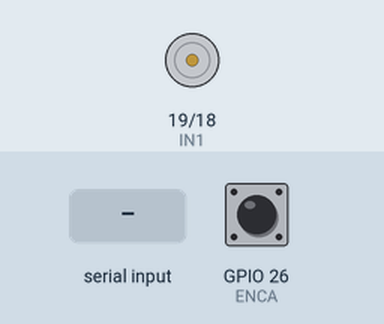
Simulated run of this sketch. Board: ESP32. Shown: motor-driver pin pairs drawn as motors (green arrow = first pin HIGH = forward, orange = second pin HIGH = backward, longer = more drive, scaled by the enable pin). Inputs (shaded band) come from the test bench; at power-on: GPIO 26 (ENCA) HIGH.

Above: at 1.2 s.
1.3 s: "90,45\n" received over Serial
At 2.8 s:
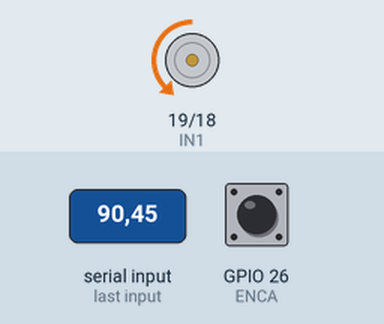
At 3.4 s:
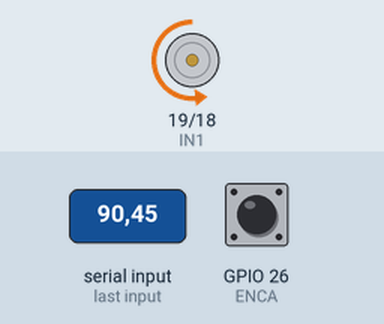
4.3 s: "30,150\n" received over Serial
At 6.0 s:
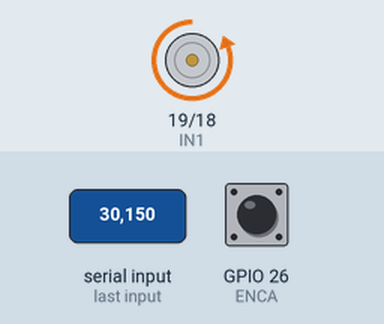
Timing chart, 0 to 7.5 s (numbered marks = the images above; inputs shaded):
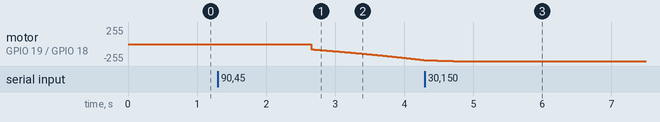

The sketch:

HaslerArduino.ino
```cpp
// Credits to Curio Res for most of this file - https://www.youtube.com/watch?v=HRaZLCBFVDE

#define ENCA 26
#define ENCB 27
#define PWM 20
#define IN1 19
#define IN2 18

//globals
long prevT = 0;
int posPrev = 0;
volatile int pos_i = 0;

static float currentTarget = 0;
int targetSpeed = 0;
int targetMotorSpeed = 0;
float maxRampRate = 150; // RPM per second

float v1Filt = 0;
float v1Prev = 0;

float eintegral = 0;
int k = 0;

void setup() {
  Serial.begin(115200);

  //analogWriteFreq(20000);  // 20kHz, so no more annoying beep from motor
  analogWriteFreq(16000);
  //analogWriteFreq(3000);

  pinMode(ENCA,INPUT);
  pinMode(ENCB,INPUT);
  pinMode(PWM,OUTPUT);
  pinMode(IN1,OUTPUT);
  pinMode(IN2,OUTPUT);

  attachInterrupt(digitalPinToInterrupt(ENCA), readEncoder, RISING);
}

void loop() {
  if (Serial.available()) {
    String input = Serial.readStringUntil('\n'); // Read speed until newline
    targetSpeed = input.toInt();
  }
  targetSpeed = constrain(targetSpeed, 0, 120); // Max speed of the speedometer is 120
  targetMotorSpeed = map(targetSpeed, 0, 120, 0, 800); // Map 120 kph to 800 RPM
  if (targetMotorSpeed > 0) {
    targetMotorSpeed = constrain(targetMotorSpeed, 80, 1000); // Lowest I could get the motor to run - 80 RPM
  }

  // read the position
  int pos = 0;
  float velocity2 = 0;
  noInterrupts();  // Disable interrupts
  pos = pos_i;
  interrupts();    // Re-enable interrupts

  long currT = micros();
  float deltaT = ((float) (currT-prevT))/1.0e6;
  float velocity1 = (pos - posPrev)/deltaT;
  posPrev = pos;
  prevT = currT;

  // Convert count/s to RPM
  //116.68?
  float v1 = velocity1/116.16*60.0; // Encoder has 12 detections per 1/4 of motor revolution, motor has 9.68:1 ratio (12*9.68)

  // Low-pass filter (25 Hz cutoff)
  //v1Filt = 0.854*v1Filt + 0.0728*v1 + 0.0728*v1Prev;
  // Low-pass filter (20 Hz cutoff)
  v1Filt = 0.881*v1Filt + 0.0591*v1 + 0.0591*v1Prev;
  v1Prev = v1;

  // Set a target
  //float vt = 300*(sin(currT/1e6)>0); // 300 RPM target switching with 0
  //float vt = 300; // fixed 300 RPM
  float vt = (float)targetMotorSpeed;

  // Ramp gradually
  if (vt > currentTarget) {
    currentTarget += maxRampRate * deltaT;
    if (currentTarget > vt) currentTarget = vt;
  } else if (vt < currentTarget) {
    currentTarget -= maxRampRate * deltaT;
    if (currentTarget < vt) currentTarget = vt;
  }

  // Compute the control signal u
  float kp = 0.275;
  float ki = 0.175;
  //float e = vt-v1Filt;
  float e = currentTarget-v1Filt;
  eintegral = eintegral + e*deltaT;

  // Anti-windup - limit integral term
  float maxIntegral = 255/ki;
  //float maxIntegral = 1457;
  if(eintegral > maxIntegral) eintegral = maxIntegral;
  if(eintegral < -maxIntegral) eintegral = -maxIntegral;

  float u = kp*e + ki*eintegral;

  // Set the motor speed and direction
  int dir = 1;
  if (u<0){
    dir = -1;
  }
  int pwr = (int) fabs(u);
  if(pwr > 255){
    pwr = 255;
  }

  if (targetMotorSpeed == 0) {
    pwr = 0;
  }

  //float output = ((float)pwr/255)*100;
  setMotor(dir,pwr,PWM,IN1,IN2);

  //if (k % 3 == 0){ // Prevent sending too much data to the Serial con (fucks up frequency for filtering)
  //  Serial.print("0.0, ");
  //  Serial.print("1200.0, ");
  //  Serial.print(vt);
  //  Serial.print(" ");
  //  Serial.print(v1Filt);
  //  Serial.print(" ");
  //  Serial.print(pwr);
  //  Serial.println();
  //}
  //k = k+1;

  delay(1);
}

void setMotor(int dir, int pwmVal, int pwm, int in1, int in2){
  if (pwmVal == 0 || pwmVal < 80){
    analogWrite(pwm,0);
    digitalWrite(in1,LOW);
    digitalWrite(in2,LOW);
  } else {
    analogWrite(pwm,pwmVal); // Motor speed
    if(dir == 1){
      // Turn one way
      digitalWrite(in1,LOW);
      digitalWrite(in2,HIGH);
    }
    else if(dir == -1){
      // Turn the other way
      digitalWrite(in1,HIGH);
      digitalWrite(in2,LOW);
    }
    else{
      // Or dont turn
      digitalWrite(in1,LOW);
      digitalWrite(in2,LOW);
    }
  }
}

void readEncoder(){
  // Read encoder B when ENCA rises
  int b = digitalRead(ENCB);
  int increment = 0;
  if(b>0){
    // If B is high, increment forward
    increment = 1;
  }
  else{
    // Otherwise, increment backward
    increment = -1;
  }
  pos_i = pos_i + increment;
}
```

Measured:
- after the input at 1.3 s, motor on GPIO 19 (IN1) / GPIO 18 (IN2): moves from stopped to backward 241/255 over 1.6 s, starting after 1.4 s
